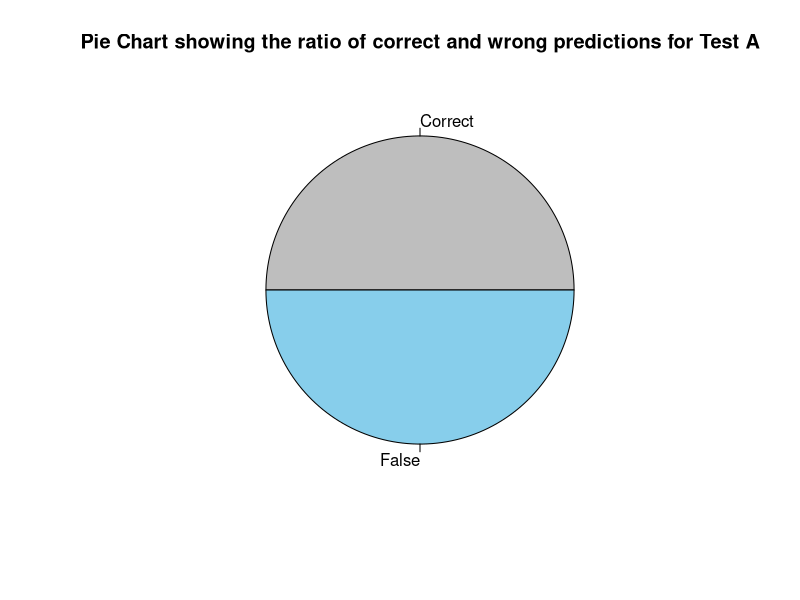
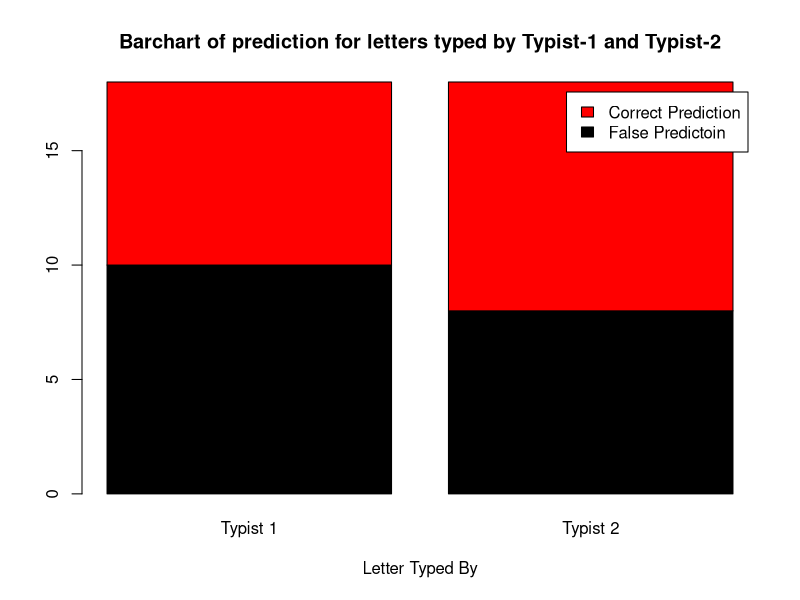
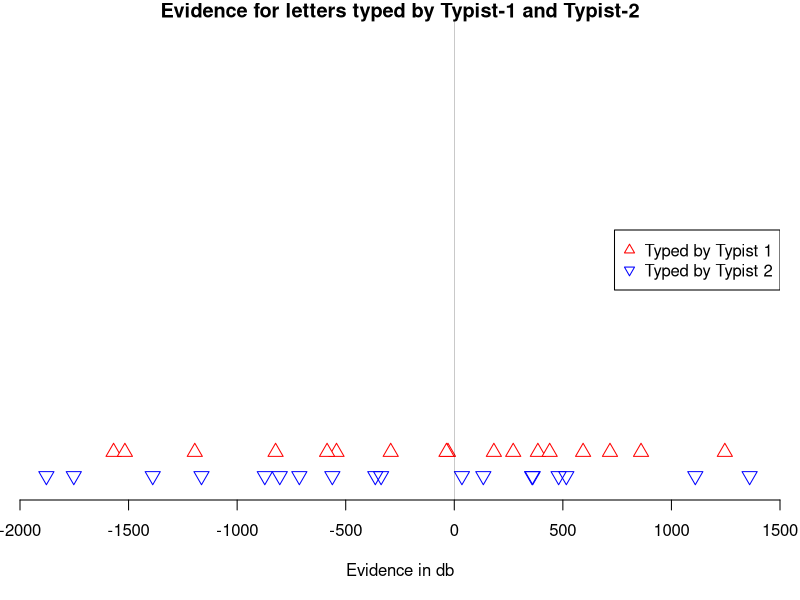
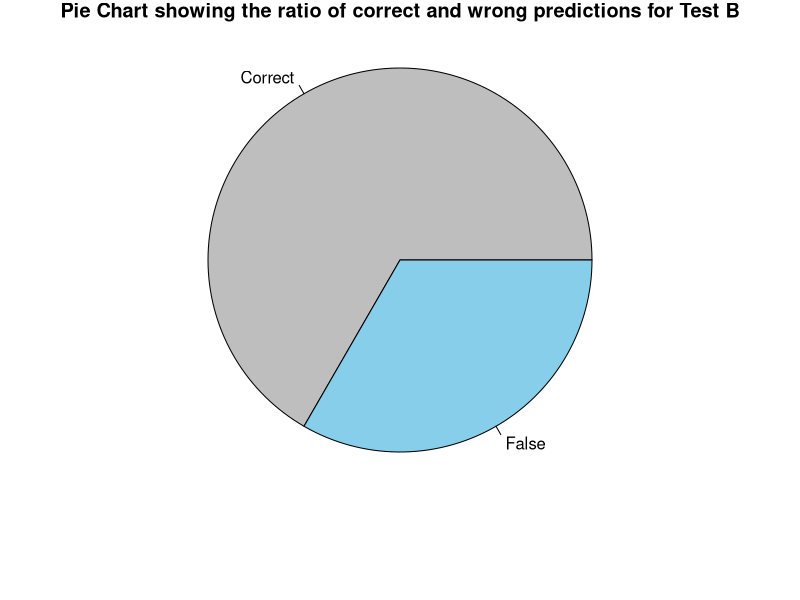
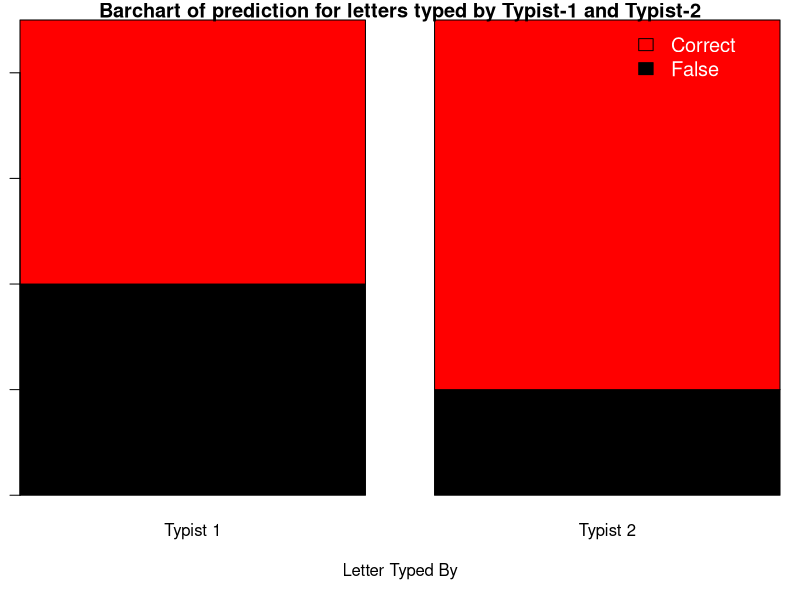
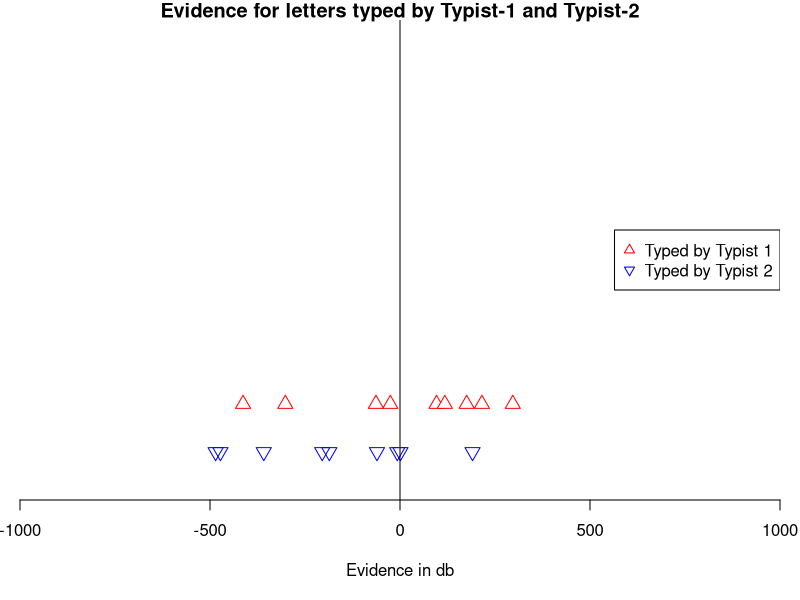

Reproduce these figures in R, in order.
## ---- chunk 1
knitr::opts_chunk$set(echo = TRUE)
## ---- chunk 2
test_1 <- read.csv("Test-1.csv")
## ---- chunk 3
#Pie chart for correct predictions

correct <-  table(test_1$Correct)["TRUE"]
false <-  table(test_1$Correct)["FALSE"]
slices <- c(correct, false)
lbls <- c("Correct", "False")
pie(slices, labels = lbls, main="Pie Chart showing the ratio of correct and wrong predictions for Test A", font.main = 2,col=c("grey", "skyblue"))
## ---- chunk 4
#Stacked BarChart


t1 <- table(test_1$Correct*1,test_1$Letter.Typed.By)
barplot(t1, names.arg=c("Typist 1", "Typist 2"), xlab="Letter Typed By", main = "Barchart of prediction for letters typed by Typist-1 and Typist-2", 
        legend = c("False Predictoin", "Correct Prediction"), col = c("black", "red"))
## ---- chunk 5
#One dimensional scatter plot for Test 1

library(dplyr)
xlim <- c(-2000,1500);
ylim <- c(0,20);

letters_from_1 <- filter(test_1, test_1$Letter.Typed.By == 1)
letters_from_2 <- filter(test_1, test_1$Letter.Typed.By == 2)

px_1 <- letters_from_1$Evidence
py_1 <- c(rep(2,length(px_1)))

px_2 <- letters_from_2$Evidence
py_2 <- c(rep(1,length(px_2)))

lx.buf <- 0;
lx <- seq(xlim[1]+lx.buf,xlim[2]-lx.buf,len=length(px_1));
ly <- 0;

## create basic plot outline
par(xaxs='i',yaxs='i',mar=c(5,1,1,1));
plot(NA,xlim=xlim,ylim=ylim,axes=F,ann=T, xlab = "Evidence in db",
     main = "Evidence for letters typed by Typist-1 and Typist-2");
axis(1);


## plot elements
points(px_1,py_1,pch=24,cex=1.5, col="red", bg = par("bg"))
points(px_2,py_2,pch=25,cex=1.5, col="blue")
abline(v=0, lwd=0.2)

legend("right",border = "white", legend = c("Typed by Typist 1","Typed by Typist 2"),
                           pch = c(24,25), col = c("red","blue"),
       )
## ---- chunk 6
test_2 <- read.csv("Test-2.csv")
## ---- chunk 7
#Pie chart for correct predictions

correct_2 <-  table(test_2$Correct)["TRUE"]
false_2 <-  table(test_2$Correct)["FALSE"]
slices_2 <- c(correct_2, false_2)
lbls <- c("Correct", "False")
pie(slices_2, labels = lbls, main="Pie Chart showing the ratio of correct and wrong predictions for Test B", font.main = 2
    ,col=c("grey", "skyblue"))
## ---- chunk 8
#Stacked BarChart


t2 <- table(test_2$Correct*1,test_2$Letter.Typed.By)
barplot( t2, names.arg=c("Typist 1", "Typist 2"), xlab="Letter Typed By",  main = "Barchart of prediction for letters typed by Typist-1 and Typist-2", col = c("black", "red"), legend.text = c("False", "Correct"), 
      args.legend=list(
      xjust=1.2,
      yjust=0.87,
      ncol =1,
      pt.bg="blue",
      box.col="green",
      box.lwd=7,
      bty="n",
      text.col = "white",
      cex = 1.2
       ))


#legend (1.73 ,9,c("False Prediction", "Correct Prediction"))

## ---- chunk 9
#One dimensional scatter plot

xlim <- c(-1000,1000);
ylim <- c(0,10);

tbl <- table(test_2$Evidence,test_2$Letter.Typed.By)


px_1 <- test_2$Evidence[1:9];
py_1 <- c(rep(2,length(px_1)))

px_2 <- test_2$Evidence[10:18];
py_2 <- c(rep(1,length(px_2)))

lx.buf <- 0;
lx <- seq(xlim[1]+lx.buf,xlim[2]-lx.buf,len=length(px_1));
ly <- 0;

## create basic plot outline
par(xaxs='i',yaxs='i',mar=c(5,1,1,1));
plot(NA,xlim=xlim,ylim=ylim,axes=F,ann=T, xlab = "Evidence in db",
      main = "Evidence for letters typed by Typist-1 and Typist-2");
axis(1);


## plot elements
points(px_1,py_1,pch=24,cex=1.5, col="red", bg = par("bg"))
points(px_2,py_2,pch=25,cex=1.5, col="blue")
abline(v=0)

legend("right",border = "white", legend = c("Typed by Typist 1","Typed by Typist 2"),
                           pch = c(24,25), col = c("red","blue"),
       )
## ---- chunk 10
library(knitr)
test_3 <-read.csv("Test_3.csv")
kable(test_3, caption = "Table containing evidence and classification for the unknown letters", format = "markdown", longtable=TRUE)
## ---- chunk 11
library(knitr)
kable(test_1, caption = "Table for training on a single letter  ", format = "markdown", longtable=TRUE)
## ---- chunk 12
kable(test_2, caption = "Table for training on two letters  ", format = "markdown", longtable=TRUE)
